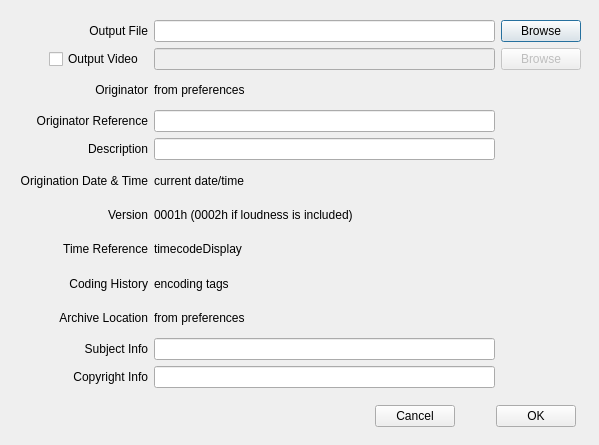
<?xml version="1.0" encoding="UTF-8"?>
<ui version="4.0">
 <class>ExtractDialog</class>
 <widget class="QDialog" name="ExtractDialog">
  <property name="geometry">
   <rect>
    <x>0</x>
    <y>0</y>
    <width>599</width>
    <height>445</height>
   </rect>
  </property>
  <property name="windowTitle">
   <string>Dialog</string>
  </property>
  <widget class="QWidget" name="gridLayoutWidget">
   <property name="geometry">
    <rect>
     <x>20</x>
     <y>20</y>
     <width>561</width>
     <height>368</height>
    </rect>
   </property>
   <layout class="QGridLayout" name="gridLayout">
    <item row="10" column="0">
     <widget class="QLabel" name="label_10">
      <property name="text">
       <string>Subject Info</string>
      </property>
      <property name="alignment">
       <set>Qt::AlignRight|Qt::AlignTrailing|Qt::AlignVCenter</set>
      </property>
     </widget>
    </item>
    <item row="5" column="0">
     <widget class="QLabel" name="label_5">
      <property name="text">
       <string>Origination Date &amp; Time</string>
      </property>
      <property name="alignment">
       <set>Qt::AlignRight|Qt::AlignTrailing|Qt::AlignVCenter</set>
      </property>
     </widget>
    </item>
    <item row="6" column="1">
     <widget class="QLabel" name="versionDisplay">
      <property name="text">
       <string>0001h (0002h if loudness is included)</string>
      </property>
     </widget>
    </item>
    <item row="1" column="1">
     <widget class="QLineEdit" name="filenameVideoText">
      <property name="enabled">
       <bool>false</bool>
      </property>
     </widget>
    </item>
    <item row="4" column="0">
     <widget class="QLabel" name="label_4">
      <property name="text">
       <string>Description</string>
      </property>
      <property name="alignment">
       <set>Qt::AlignRight|Qt::AlignTrailing|Qt::AlignVCenter</set>
      </property>
     </widget>
    </item>
    <item row="0" column="1">
     <widget class="QLineEdit" name="filenameText"/>
    </item>
    <item row="2" column="1">
     <widget class="QLabel" name="originatorDisplay">
      <property name="text">
       <string>from preferences</string>
      </property>
     </widget>
    </item>
    <item row="6" column="0">
     <widget class="QLabel" name="label_6">
      <property name="text">
       <string>Version</string>
      </property>
      <property name="alignment">
       <set>Qt::AlignRight|Qt::AlignTrailing|Qt::AlignVCenter</set>
      </property>
     </widget>
    </item>
    <item row="0" column="0" alignment="Qt::AlignRight">
     <widget class="QLabel" name="label">
      <property name="text">
       <string>Output File</string>
      </property>
      <property name="alignment">
       <set>Qt::AlignRight|Qt::AlignTrailing|Qt::AlignVCenter</set>
      </property>
      <property name="buddy">
       <cstring>label</cstring>
      </property>
     </widget>
    </item>
    <item row="0" column="2">
     <widget class="QPushButton" name="fileBrowseButton">
      <property name="text">
       <string>Browse</string>
      </property>
     </widget>
    </item>
    <item row="8" column="0">
     <widget class="QLabel" name="label_8">
      <property name="text">
       <string>Coding History</string>
      </property>
      <property name="alignment">
       <set>Qt::AlignRight|Qt::AlignTrailing|Qt::AlignVCenter</set>
      </property>
     </widget>
    </item>
    <item row="4" column="1">
     <widget class="QLineEdit" name="descriptionText"/>
    </item>
    <item row="9" column="1">
     <widget class="QLabel" name="archiveLocationDisplay">
      <property name="text">
       <string>from preferences</string>
      </property>
     </widget>
    </item>
    <item row="7" column="1">
     <widget class="QLabel" name="timecodeDisplay">
      <property name="text">
       <string>timecodeDisplay</string>
      </property>
     </widget>
    </item>
    <item row="5" column="1">
     <widget class="QLabel" name="datetimeDisplay">
      <property name="text">
       <string>current date/time</string>
      </property>
     </widget>
    </item>
    <item row="3" column="1">
     <widget class="QLineEdit" name="originatorReferenceText"/>
    </item>
    <item row="8" column="1">
     <widget class="QLabel" name="codingHistoryDisplay">
      <property name="text">
       <string>encoding tags</string>
      </property>
     </widget>
    </item>
    <item row="10" column="1">
     <widget class="QLineEdit" name="subjectText"/>
    </item>
    <item row="11" column="1">
     <widget class="QLineEdit" name="copyrightText"/>
    </item>
    <item row="1" column="2">
     <widget class="QPushButton" name="fileVideoBrowseButton">
      <property name="enabled">
       <bool>false</bool>
      </property>
      <property name="text">
       <string>Browse</string>
      </property>
     </widget>
    </item>
    <item row="2" column="0">
     <widget class="QLabel" name="label_2">
      <property name="text">
       <string>Originator</string>
      </property>
      <property name="alignment">
       <set>Qt::AlignRight|Qt::AlignTrailing|Qt::AlignVCenter</set>
      </property>
     </widget>
    </item>
    <item row="9" column="0">
     <widget class="QLabel" name="label_9">
      <property name="text">
       <string>Archive Location</string>
      </property>
      <property name="alignment">
       <set>Qt::AlignRight|Qt::AlignTrailing|Qt::AlignVCenter</set>
      </property>
     </widget>
    </item>
    <item row="7" column="0">
     <widget class="QLabel" name="label_7">
      <property name="text">
       <string>Time Reference</string>
      </property>
      <property name="alignment">
       <set>Qt::AlignRight|Qt::AlignTrailing|Qt::AlignVCenter</set>
      </property>
     </widget>
    </item>
    <item row="11" column="0">
     <widget class="QLabel" name="label_11">
      <property name="text">
       <string>Copyright Info</string>
      </property>
      <property name="alignment">
       <set>Qt::AlignRight|Qt::AlignTrailing|Qt::AlignVCenter</set>
      </property>
     </widget>
    </item>
    <item row="3" column="0">
     <widget class="QLabel" name="label_3">
      <property name="text">
       <string>Originator Reference</string>
      </property>
      <property name="alignment">
       <set>Qt::AlignRight|Qt::AlignTrailing|Qt::AlignVCenter</set>
      </property>
     </widget>
    </item>
    <item row="1" column="0" alignment="Qt::AlignRight">
     <widget class="QCheckBox" name="muxVideoCheckbox">
      <property name="sizePolicy">
       <sizepolicy hsizetype="Fixed" vsizetype="Fixed">
        <horstretch>0</horstretch>
        <verstretch>0</verstretch>
       </sizepolicy>
      </property>
      <property name="layoutDirection">
       <enum>Qt::LeftToRight</enum>
      </property>
      <property name="autoFillBackground">
       <bool>false</bool>
      </property>
      <property name="text">
       <string>Output Video </string>
      </property>
     </widget>
    </item>
   </layout>
  </widget>
  <widget class="QWidget" name="horizontalLayoutWidget">
   <property name="geometry">
    <rect>
     <x>375</x>
     <y>400</y>
     <width>201</width>
     <height>32</height>
    </rect>
   </property>
   <layout class="QHBoxLayout" name="horizontalLayout">
    <item>
     <widget class="QPushButton" name="cancelButton">
      <property name="text">
       <string>Cancel</string>
      </property>
     </widget>
    </item>
    <item>
     <spacer name="horizontalSpacer">
      <property name="orientation">
       <enum>Qt::Horizontal</enum>
      </property>
      <property name="sizeHint" stdset="0">
       <size>
        <width>40</width>
        <height>20</height>
       </size>
      </property>
     </spacer>
    </item>
    <item>
     <widget class="QPushButton" name="okButton">
      <property name="text">
       <string>OK</string>
      </property>
     </widget>
    </item>
   </layout>
  </widget>
  <zorder>gridLayoutWidget</zorder>
  <zorder>horizontalLayoutWidget</zorder>
  <zorder>muxVideoCheckbox</zorder>
 </widget>
 <tabstops>
  <tabstop>filenameText</tabstop>
  <tabstop>fileBrowseButton</tabstop>
  <tabstop>muxVideoCheckbox</tabstop>
  <tabstop>filenameVideoText</tabstop>
  <tabstop>fileVideoBrowseButton</tabstop>
  <tabstop>originatorReferenceText</tabstop>
  <tabstop>descriptionText</tabstop>
  <tabstop>subjectText</tabstop>
  <tabstop>copyrightText</tabstop>
  <tabstop>cancelButton</tabstop>
  <tabstop>okButton</tabstop>
 </tabstops>
 <resources/>
 <connections/>
</ui>
